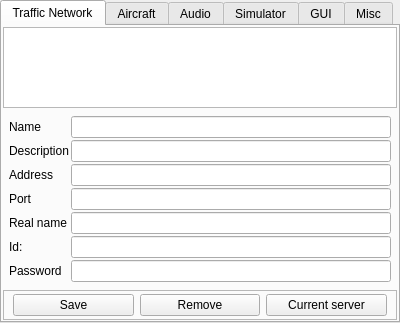
<?xml version="1.0" encoding="UTF-8"?>
<ui version="4.0">
 <class>CSettingsComponent</class>
 <widget class="QTabWidget" name="CSettingsComponent">
  <property name="geometry">
   <rect>
    <x>0</x>
    <y>0</y>
    <width>400</width>
    <height>323</height>
   </rect>
  </property>
  <property name="windowTitle">
   <string>TabWidget</string>
  </property>
  <property name="currentIndex">
   <number>0</number>
  </property>
  <widget class="QWidget" name="tb_SettingsTrafficNetwork">
   <attribute name="title">
    <string>Traffic Network</string>
   </attribute>
   <layout class="QVBoxLayout" name="vl_SettingsTrafficNetwork">
    <property name="spacing">
     <number>2</number>
    </property>
    <property name="leftMargin">
     <number>1</number>
    </property>
    <property name="topMargin">
     <number>1</number>
    </property>
    <property name="rightMargin">
     <number>1</number>
    </property>
    <property name="bottomMargin">
     <number>1</number>
    </property>
    <item>
     <widget class="BlackGui::CServerView" name="tvp_SettingsTnServers">
      <property name="editTriggers">
       <set>QAbstractItemView::AnyKeyPressed|QAbstractItemView::DoubleClicked|QAbstractItemView::EditKeyPressed</set>
      </property>
      <property name="selectionMode">
       <enum>QAbstractItemView::SingleSelection</enum>
      </property>
      <property name="selectionBehavior">
       <enum>QAbstractItemView::SelectRows</enum>
      </property>
      <attribute name="verticalHeaderVisible">
       <bool>false</bool>
      </attribute>
     </widget>
    </item>
    <item>
     <layout class="QFormLayout" name="fl_SettingsTnCurrentServer">
      <property name="fieldGrowthPolicy">
       <enum>QFormLayout::AllNonFixedFieldsGrow</enum>
      </property>
      <property name="leftMargin">
       <number>6</number>
      </property>
      <property name="topMargin">
       <number>6</number>
      </property>
      <property name="rightMargin">
       <number>6</number>
      </property>
      <property name="bottomMargin">
       <number>6</number>
      </property>
      <item row="0" column="0">
       <widget class="QLabel" name="lbl_SettingsTnCsName">
        <property name="text">
         <string>Name</string>
        </property>
       </widget>
      </item>
      <item row="0" column="1">
       <widget class="QLineEdit" name="le_SettingsTnCsName">
        <property name="text">
         <string/>
        </property>
       </widget>
      </item>
      <item row="1" column="0">
       <widget class="QLabel" name="lbl_SettingsTnCsDescription">
        <property name="text">
         <string>Description</string>
        </property>
       </widget>
      </item>
      <item row="1" column="1">
       <widget class="QLineEdit" name="le_SettingsTnCsDescription"/>
      </item>
      <item row="2" column="0">
       <widget class="QLabel" name="lbl_SettingsTnCsAddress">
        <property name="text">
         <string>Address</string>
        </property>
       </widget>
      </item>
      <item row="2" column="1">
       <widget class="QLineEdit" name="le_SettingsTnCsAddress"/>
      </item>
      <item row="3" column="0">
       <widget class="QLabel" name="lbl_SettingsTnCsPort">
        <property name="text">
         <string>Port</string>
        </property>
       </widget>
      </item>
      <item row="3" column="1">
       <widget class="QLineEdit" name="le_SettingsTnCsPort">
        <property name="maxLength">
         <number>5</number>
        </property>
       </widget>
      </item>
      <item row="4" column="0">
       <widget class="QLabel" name="lbl_SettingsTnCsRealName">
        <property name="text">
         <string>Real name</string>
        </property>
       </widget>
      </item>
      <item row="4" column="1">
       <widget class="QLineEdit" name="le_SettingsTnCsRealName">
        <property name="text">
         <string/>
        </property>
       </widget>
      </item>
      <item row="5" column="0">
       <widget class="QLabel" name="lbl_SettingsTnCsNetworkId">
        <property name="text">
         <string>Id:</string>
        </property>
       </widget>
      </item>
      <item row="5" column="1">
       <widget class="QLineEdit" name="le_SettingsTnCsNetworkId">
        <property name="text">
         <string/>
        </property>
       </widget>
      </item>
      <item row="6" column="0">
       <widget class="QLabel" name="lbl_SettingsTnCsPassword">
        <property name="text">
         <string>Password</string>
        </property>
       </widget>
      </item>
      <item row="6" column="1">
       <widget class="QLineEdit" name="le_SettingsTnCsPassword">
        <property name="text">
         <string/>
        </property>
        <property name="maxLength">
         <number>32</number>
        </property>
        <property name="echoMode">
         <enum>QLineEdit::Password</enum>
        </property>
       </widget>
      </item>
     </layout>
    </item>
    <item>
     <widget class="QFrame" name="fr_SettingsTnButtons">
      <property name="frameShape">
       <enum>QFrame::StyledPanel</enum>
      </property>
      <property name="frameShadow">
       <enum>QFrame::Raised</enum>
      </property>
      <layout class="QHBoxLayout" name="hl_SettingsBottomBar">
       <property name="topMargin">
        <number>3</number>
       </property>
       <property name="bottomMargin">
        <number>3</number>
       </property>
       <item>
        <widget class="QPushButton" name="pb_SettingsTnSaveServer">
         <property name="text">
          <string>Save</string>
         </property>
        </widget>
       </item>
       <item>
        <widget class="QPushButton" name="pb_SettingsTnRemoveServer">
         <property name="text">
          <string>Remove</string>
         </property>
        </widget>
       </item>
       <item>
        <widget class="QPushButton" name="pb_SettingsTnCurrentServer">
         <property name="text">
          <string>Current server</string>
         </property>
        </widget>
       </item>
      </layout>
     </widget>
    </item>
   </layout>
  </widget>
  <widget class="QWidget" name="tb_SettingsAircraft">
   <attribute name="title">
    <string>Aircraft</string>
   </attribute>
   <layout class="QVBoxLayout" name="verticalLayout_5">
    <item>
     <layout class="QFormLayout" name="fl_SettingsAircraft">
      <property name="fieldGrowthPolicy">
       <enum>QFormLayout::AllNonFixedFieldsGrow</enum>
      </property>
      <item row="0" column="0">
       <widget class="QLabel" name="lbl_SettingsAircraftCallsign">
        <property name="text">
         <string>Callsign</string>
        </property>
       </widget>
      </item>
      <item row="0" column="1">
       <widget class="QLineEdit" name="le_SettingsAircraftCallsign">
        <property name="inputMethodHints">
         <set>Qt::ImhLatinOnly|Qt::ImhUppercaseOnly</set>
        </property>
        <property name="text">
         <string>BLACK</string>
        </property>
        <property name="maxLength">
         <number>20</number>
        </property>
       </widget>
      </item>
      <item row="1" column="0">
       <widget class="QLabel" name="lbl_SettingsIcaoAircraftDesignator">
        <property name="text">
         <string>ICAO type (e.g. A320)</string>
        </property>
       </widget>
      </item>
      <item row="1" column="1">
       <widget class="QLineEdit" name="le_SettingsIcaoAircraftDesignator">
        <property name="inputMethodHints">
         <set>Qt::ImhUppercaseOnly</set>
        </property>
        <property name="text">
         <string>C172</string>
        </property>
       </widget>
      </item>
      <item row="2" column="0">
       <widget class="QLabel" name="lbl_SettingsIcaoAirlineDesignator">
        <property name="text">
         <string>ICAO airline (e.g.DLH)</string>
        </property>
       </widget>
      </item>
      <item row="2" column="1">
       <widget class="QLineEdit" name="le_SettingsIcaoAirlineDesignator">
        <property name="text">
         <string>SGN</string>
        </property>
       </widget>
      </item>
      <item row="3" column="0">
       <widget class="QLabel" name="lbl_SettingsIcaoCombinedType">
        <property name="text">
         <string>Aircraft type (e.g. L2J)</string>
        </property>
       </widget>
      </item>
      <item row="3" column="1">
       <widget class="QLineEdit" name="le_SettingsIcaoCombinedType">
        <property name="text">
         <string>L1P</string>
        </property>
       </widget>
      </item>
      <item row="4" column="0">
       <widget class="QLabel" name="lbl_SettingsModes">
        <property name="text">
         <string>Login modes</string>
        </property>
       </widget>
      </item>
      <item row="4" column="1">
       <widget class="QGroupBox" name="gb_LoginModes">
        <property name="title">
         <string/>
        </property>
        <layout class="QVBoxLayout" name="verticalLayout">
         <item>
          <widget class="QRadioButton" name="rb_SetttingsNormalLoginMode">
           <property name="text">
            <string>Normal</string>
           </property>
           <property name="checked">
            <bool>true</bool>
           </property>
          </widget>
         </item>
         <item>
          <widget class="QRadioButton" name="rb_SettingsLoginStealthMode">
           <property name="text">
            <string>Stealth mode</string>
           </property>
          </widget>
         </item>
         <item>
          <widget class="QRadioButton" name="rb_SettingsLoginObserver">
           <property name="text">
            <string>Observer</string>
           </property>
          </widget>
         </item>
        </layout>
       </widget>
      </item>
     </layout>
    </item>
   </layout>
  </widget>
  <widget class="QWidget" name="tb_SettingsAudio">
   <attribute name="title">
    <string>Audio</string>
   </attribute>
   <layout class="QVBoxLayout" name="verticalLayout_14">
    <property name="leftMargin">
     <number>2</number>
    </property>
    <property name="rightMargin">
     <number>2</number>
    </property>
    <item>
     <layout class="QFormLayout" name="fl_SettingsAudio">
      <property name="fieldGrowthPolicy">
       <enum>QFormLayout::AllNonFixedFieldsGrow</enum>
      </property>
      <property name="leftMargin">
       <number>2</number>
      </property>
      <property name="topMargin">
       <number>4</number>
      </property>
      <property name="rightMargin">
       <number>2</number>
      </property>
      <property name="bottomMargin">
       <number>2</number>
      </property>
      <item row="0" column="0">
       <widget class="QLabel" name="lbl_SettingsAudioInputDevice">
        <property name="text">
         <string>In</string>
        </property>
       </widget>
      </item>
      <item row="0" column="1">
       <widget class="QComboBox" name="cb_SettingsAudioInputDevice"/>
      </item>
      <item row="1" column="0">
       <widget class="QLabel" name="lbl_SettingsAudioOutputDevice">
        <property name="text">
         <string>Out</string>
        </property>
       </widget>
      </item>
      <item row="1" column="1">
       <widget class="QComboBox" name="cb_SettingsAudioOutputDevice"/>
      </item>
      <item row="2" column="1">
       <spacer name="vs_SettingsAudioVoiceTests">
        <property name="orientation">
         <enum>Qt::Vertical</enum>
        </property>
        <property name="sizeHint" stdset="0">
         <size>
          <width>20</width>
          <height>20</height>
         </size>
        </property>
       </spacer>
      </item>
      <item row="3" column="0">
       <widget class="QLabel" name="lbl_SettingsAudioVoiceTests">
        <property name="text">
         <string>Tests</string>
        </property>
       </widget>
      </item>
      <item row="3" column="1">
       <widget class="QWidget" name="wi_SettingsAudioTests" native="true">
        <layout class="QHBoxLayout" name="horizontalLayout">
         <property name="spacing">
          <number>0</number>
         </property>
         <property name="leftMargin">
          <number>0</number>
         </property>
         <property name="topMargin">
          <number>0</number>
         </property>
         <property name="rightMargin">
          <number>0</number>
         </property>
         <property name="bottomMargin">
          <number>0</number>
         </property>
         <item>
          <layout class="QHBoxLayout" name="hl_SettingsAudioTests">
           <item>
            <widget class="QPushButton" name="pb_SettingsAudioSquelchTest">
             <property name="maximumSize">
              <size>
               <width>16777215</width>
               <height>16777215</height>
              </size>
             </property>
             <property name="autoFillBackground">
              <bool>false</bool>
             </property>
             <property name="text">
              <string>Start squelch test</string>
             </property>
            </widget>
           </item>
           <item>
            <widget class="QPushButton" name="pb_SettingsAudioMicrophoneTest">
             <property name="maximumSize">
              <size>
               <width>16777215</width>
               <height>16777215</height>
              </size>
             </property>
             <property name="text">
              <string>Start microphone test</string>
             </property>
            </widget>
           </item>
          </layout>
         </item>
        </layout>
       </widget>
      </item>
      <item row="4" column="0">
       <widget class="QLabel" name="lbl_SettingsAudioTestActionAndResult">
        <property name="text">
         <string>Result</string>
        </property>
       </widget>
      </item>
      <item row="4" column="1">
       <widget class="QPlainTextEdit" name="pte_SettingsAudioTestActionAndResult">
        <property name="maximumSize">
         <size>
          <width>16777215</width>
          <height>40</height>
         </size>
        </property>
        <property name="readOnly">
         <bool>true</bool>
        </property>
       </widget>
      </item>
      <item row="5" column="1">
       <widget class="QProgressBar" name="prb_SettingsAudioTestProgress">
        <property name="value">
         <number>0</number>
        </property>
       </widget>
      </item>
      <item row="6" column="1">
       <spacer name="vs_SettingsAudioMisc">
        <property name="orientation">
         <enum>Qt::Vertical</enum>
        </property>
        <property name="sizeHint" stdset="0">
         <size>
          <width>20</width>
          <height>20</height>
         </size>
        </property>
       </spacer>
      </item>
      <item row="8" column="1">
       <widget class="QCheckBox" name="cb_SettingsAudioPlayNotificationSounds">
        <property name="text">
         <string>play notification sounds</string>
        </property>
       </widget>
      </item>
      <item row="9" column="1">
       <widget class="QCheckBox" name="cb_SettingsAudioNotificationTextMessage">
        <property name="text">
         <string>notification for text messages</string>
        </property>
       </widget>
      </item>
      <item row="7" column="0" colspan="2">
       <widget class="QLabel" name="lbl_SettingsAudioNotificationSounds">
        <property name="text">
         <string>Notification sounds</string>
        </property>
       </widget>
      </item>
      <item row="10" column="1">
       <widget class="QCheckBox" name="cb_SettingsAudioNotificationVoiceRoom">
        <property name="text">
         <string>notification for join/leave voice room</string>
        </property>
       </widget>
      </item>
     </layout>
    </item>
   </layout>
  </widget>
  <widget class="QWidget" name="tb_SettingsSimulatorFsx">
   <attribute name="title">
    <string>Simulator</string>
   </attribute>
   <layout class="QVBoxLayout" name="verticalLayout_2">
    <item>
     <widget class="BlackGui::CSettingsFsxComponent" name="comp_SettingsSimulatorFsx">
      <property name="frameShape">
       <enum>QFrame::StyledPanel</enum>
      </property>
      <property name="frameShadow">
       <enum>QFrame::Raised</enum>
      </property>
     </widget>
    </item>
   </layout>
  </widget>
  <widget class="QWidget" name="tb_SettingsGui">
   <attribute name="title">
    <string>GUI</string>
   </attribute>
   <layout class="QVBoxLayout" name="verticalLayout_7">
    <item>
     <layout class="QFormLayout" name="fl_SettingsGui">
      <property name="fieldGrowthPolicy">
       <enum>QFormLayout::AllNonFixedFieldsGrow</enum>
      </property>
      <item row="0" column="0">
       <widget class="QLabel" name="lbl_SettingsGuiOpacity">
        <property name="text">
         <string>Opacity (0-100%)</string>
        </property>
       </widget>
      </item>
      <item row="0" column="1">
       <widget class="QSlider" name="hs_SettingsGuiOpacity">
        <property name="maximum">
         <number>100</number>
        </property>
        <property name="singleStep">
         <number>10</number>
        </property>
        <property name="value">
         <number>100</number>
        </property>
        <property name="orientation">
         <enum>Qt::Horizontal</enum>
        </property>
       </widget>
      </item>
      <item row="1" column="0">
       <widget class="QLabel" name="lbl_SettingsGuiAircraftRefreshTime">
        <property name="text">
         <string>Aircraft refresh time (5-30s)</string>
        </property>
       </widget>
      </item>
      <item row="1" column="1">
       <widget class="QSlider" name="hs_SettingsGuiAircraftRefreshTime">
        <property name="minimum">
         <number>5</number>
        </property>
        <property name="maximum">
         <number>30</number>
        </property>
        <property name="singleStep">
         <number>5</number>
        </property>
        <property name="pageStep">
         <number>5</number>
        </property>
        <property name="value">
         <number>10</number>
        </property>
        <property name="orientation">
         <enum>Qt::Horizontal</enum>
        </property>
        <property name="tickPosition">
         <enum>QSlider::NoTicks</enum>
        </property>
       </widget>
      </item>
      <item row="2" column="0">
       <widget class="QLabel" name="lbl_SettingsGuiAtcRefreshTime">
        <property name="text">
         <string>ATC refresh time (5-30s)</string>
        </property>
       </widget>
      </item>
      <item row="2" column="1">
       <widget class="QSlider" name="hs_SettingsGuiAtcRefreshTime">
        <property name="minimum">
         <number>5</number>
        </property>
        <property name="maximum">
         <number>30</number>
        </property>
        <property name="singleStep">
         <number>5</number>
        </property>
        <property name="pageStep">
         <number>5</number>
        </property>
        <property name="value">
         <number>10</number>
        </property>
        <property name="orientation">
         <enum>Qt::Horizontal</enum>
        </property>
       </widget>
      </item>
      <item row="3" column="0">
       <widget class="QLabel" name="lbl_SettingsGuiUserRefreshTime">
        <property name="text">
         <string>User refresh time (5-30s)</string>
        </property>
       </widget>
      </item>
      <item row="3" column="1">
       <widget class="QSlider" name="hs_SettingsGuiUserRefreshTime">
        <property name="minimum">
         <number>5</number>
        </property>
        <property name="maximum">
         <number>30</number>
        </property>
        <property name="singleStep">
         <number>5</number>
        </property>
        <property name="pageStep">
         <number>5</number>
        </property>
        <property name="value">
         <number>10</number>
        </property>
        <property name="orientation">
         <enum>Qt::Horizontal</enum>
        </property>
       </widget>
      </item>
     </layout>
    </item>
   </layout>
  </widget>
  <widget class="QWidget" name="tb_SettingsMisc">
   <attribute name="title">
    <string>Misc</string>
   </attribute>
   <layout class="QVBoxLayout" name="vl_SettingsMisc">
    <property name="spacing">
     <number>3</number>
    </property>
    <property name="leftMargin">
     <number>2</number>
    </property>
    <property name="topMargin">
     <number>2</number>
    </property>
    <property name="rightMargin">
     <number>2</number>
    </property>
    <property name="bottomMargin">
     <number>2</number>
    </property>
    <item>
     <widget class="BlackGui::CKeyboardKeyView" name="tvp_SettingsMiscHotkeys">
      <property name="cornerButtonEnabled">
       <bool>true</bool>
      </property>
      <attribute name="verticalHeaderVisible">
       <bool>false</bool>
      </attribute>
     </widget>
    </item>
    <item>
     <widget class="QFrame" name="fr_SettingsMisc">
      <property name="frameShape">
       <enum>QFrame::StyledPanel</enum>
      </property>
      <property name="frameShadow">
       <enum>QFrame::Raised</enum>
      </property>
      <layout class="QHBoxLayout" name="horizontalLayout_2">
       <item>
        <widget class="QPushButton" name="pb_SettingsMiscSave">
         <property name="text">
          <string>Save</string>
         </property>
        </widget>
       </item>
       <item>
        <widget class="QPushButton" name="pb_SettingsMiscRemove">
         <property name="text">
          <string>Remove</string>
         </property>
        </widget>
       </item>
       <item>
        <widget class="QPushButton" name="pb_SettingsMiscCancel">
         <property name="text">
          <string>Cancel</string>
         </property>
        </widget>
       </item>
      </layout>
     </widget>
    </item>
   </layout>
  </widget>
 </widget>
 <customwidgets>
  <customwidget>
   <class>BlackGui::CKeyboardKeyView</class>
   <extends>QTableView</extends>
   <header>blackgui/keyboardkeyview.h</header>
  </customwidget>
  <customwidget>
   <class>BlackGui::CServerView</class>
   <extends>QTableView</extends>
   <header>blackgui/serverview.h</header>
  </customwidget>
  <customwidget>
   <class>BlackGui::CSettingsFsxComponent</class>
   <extends>QFrame</extends>
   <header>blackgui/settingsfsxcomponent.h</header>
   <container>1</container>
  </customwidget>
 </customwidgets>
 <resources/>
 <connections/>
</ui>
